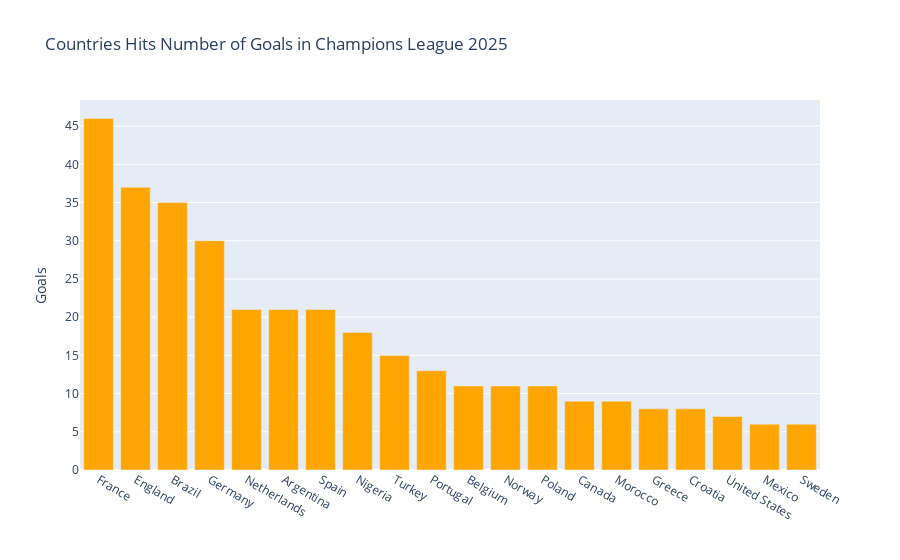

Notebook cell for this chart:
### Code cell
fig = px.bar(
    goals_by_country,
    x="Nationality",
    y="Goals",
    title="Countries Hits Number of Goals in Champions League 2025",
    color_discrete_sequence=["orange"]
)

fig.update_layout(xaxis_title="", yaxis_title="Goals")
fig.show()

### Figure 1 — Plotly figure (JSON) as saved in the notebook; plotly's stock layout.template omitted (floating-point values rounded to 4 significant figures)
{"data": [{"hovertemplate": "Nationality=%{x}<br>Goals=%{y}<extra></extra>", "legendgroup": "", "marker": {"color": "orange", "pattern": {"shape": ""}}, "name": "", "orientation": "v", "showlegend": false, "textposition": "auto", "x": ["France", "England", "Brazil", "Germany", "Netherlands", "Argentina", "Spain", "Nigeria", "Turkey", "Portugal", "Belgium", "Norway", "Poland", "Canada", "Morocco", "Greece", "Croatia", "United States", "Mexico", "Sweden"], "xaxis": "x", "y": [46, 37, 35, 30, 21, 21, 21, 18, 15, 13, 11, 11, 11, 9, 9, 8, 8, 7, 6, 6], "yaxis": "y", "type": "bar"}], "layout": {"xaxis": {"anchor": "y", "domain": [0.0, 1.0], "title": {"text": ""}}, "yaxis": {"anchor": "x", "domain": [0.0, 1.0], "title": {"text": "Goals"}}, "legend": {"tracegroupgap": 0}, "title": {"text": "Countries Hits Number of Goals in Champions League 2025"}, "barmode": "relative"}}
